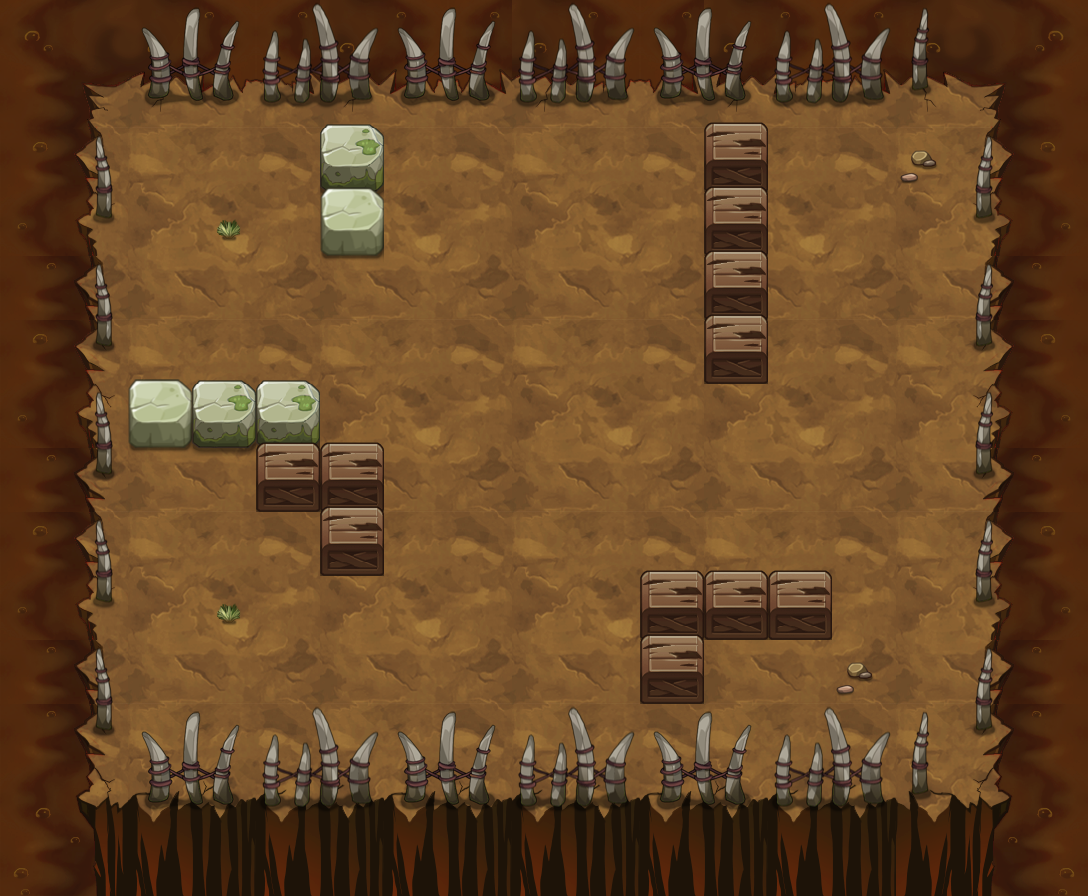

A 2D game scene composited from a Tiled map and its tileset images. What follows is a short description and the map's XML, with each tile layer's data collapsed to a summary:
An orthogonal 17x14 tile map with 64x64 px tiles, 15 tile layers (PASS, 块层 2, 块层 5, 块层 3, ...) and 6 objects (3x yjsw1, 2x TRAP, PLAYER).

<map version="1.0" orientation="orthogonal" width="17" height="14" tilewidth="64" tileheight="64">
 <properties>
  <property name="DESTRY1" value="25" />
  <property name="DESTRY2" value="27" />
  <property name="DESTRY_COUNT" value="2" />
  <property name="EXP" value="935" />
  <property name="ITEM" value="D034" />
  <property name="MONEY" value="1403" />
 </properties>
 <tileset firstgid="1" name="yjbl" tilewidth="64" tileheight="64">
  <image source="yjbl-hd.png" width="900" height="1200" />
 </tileset>
 <layer name="PASS" width="17" height="14">
  <data>[238 cells, 125 non-empty, 10 distinct tile ids]</data>
 </layer>
 <layer name="块层 2" width="17" height="14">
  <data>[238 cells, 238 non-empty, 31 distinct tile ids]</data>
 </layer>
 <layer name="块层 5" width="17" height="14">
  <data>[238 cells, 5 non-empty, 2 distinct tile ids]</data>
 </layer>
 <layer name="块层 3" width="17" height="14">
  <data>[238 cells, 63 non-empty, 12 distinct tile ids]</data>
 </layer>
 <layer name="块层 6" width="17" height="14">
  <data>[238 cells, 16 non-empty, 3 distinct tile ids]</data>
 </layer>
 <layer name="SHELTER 11" width="17" height="14">
  <data>[238 cells, 13 non-empty, 5 distinct tile ids]</data>
 </layer>
 <layer name="SHELTER 9" width="17" height="14">
  <data>[238 cells, 1 non-empty, 1 distinct tile ids]</data>
 </layer>
 <layer name="SHELTER 8" width="17" height="14">
  <data>[238 cells, 3 non-empty, 1 distinct tile ids]</data>
 </layer>
 <layer name="SHELTER 7" width="17" height="14">
  <data>[238 cells, 1 non-empty, 1 distinct tile ids]</data>
 </layer>
 <layer name="SHELTER 6" width="17" height="14">
  <data>[238 cells, 2 non-empty, 1 distinct tile ids]</data>
 </layer>
 <layer name="SHELTER 5" width="17" height="14">
  <data>[238 cells, 3 non-empty, 2 distinct tile ids]</data>
 </layer>
 <layer name="SHELTER 4" width="17" height="14">
  <data>[238 cells, 1 non-empty, 1 distinct tile ids]</data>
 </layer>
 <layer name="SHELTER 3" width="17" height="14">
  <data>[238 cells, 1 non-empty, 1 distinct tile ids]</data>
 </layer>
 <layer name="SHELTER 2" width="17" height="14">
  <data>[238 cells, 2 non-empty, 2 distinct tile ids]</data>
 </layer>
 <layer name="SHELTER 1" width="17" height="14">
  <data>[238 cells, 2 non-empty, 2 distinct tile ids]</data>
 </layer>
 <objectgroup name="对象层 1" width="34" height="28">
  <object name="PLAYER" type="PLAYER" x="192" y="128" width="64" height="64" />
  <object name="yjsw1" x="256" y="576" width="64" height="64">
   <properties>
    <property name="lua_ai" value="monster_yjsw_ai" />
    <property name="quality" value="yjsw1.quality" />
   </properties>
  </object>
  <object name="yjsw1" x="768" y="640" width="64" height="64">
   <properties>
    <property name="lua_ai" value="monster_yjsw_ai" />
    <property name="quality" value="yjsw1.quality" />
   </properties>
  </object>
  <object name="yjsw1" x="768" y="192" width="64" height="64">
   <properties>
    <property name="lua_ai" value="monster_yjsw_ai" />
    <property name="quality" value="yjsw1.quality" />
   </properties>
  </object>
  <object name="liusha" type="TRAP" x="512" y="384" width="64" height="64">
   <properties>
    <property name="lua_ai" value="trap_mire_ai" />
    <property name="trap_ani" value="liusha.actor" />
    <property name="trap_floor" value="true" />
    <property name="trap_sh" value="1" />
    <property name="trap_sw" value="1" />
   </properties>
  </object>
  <object name="zi_dan_left1" type="TRAP" x="704" y="384" width="64" height="64">
   <properties>
    <property name="trap_ani" value="fire_cat_left.actor" />
    <property name="trap_delay" value="2" />
    <property name="trap_id" value="0" />
    <property name="trap_script" value="trap(&quot;zi_dan_left1&quot;):setAtkPower(target(&quot;PLAYER&quot;):getHP()*0.1);trap(&quot;zi_dan_left1&quot;):turnLeft(); trap(&quot;zi_dan_left1&quot;):getAI():getActions():addObject( AIUseSkill:create(   SkillLua:create(&quot;skill_0001&quot;)  )  );" />
    <property name="trap_start_mode" value="2" />
    <property name="trap_state" value="open" />
   </properties>
  </object>
 </objectgroup>
</map>
